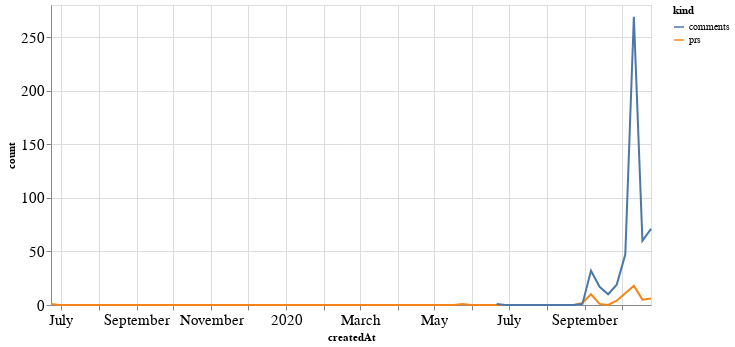

This figure's notebook cell:
### Code cell
alt.Chart(total_time, width=600).mark_line().encode(
    x='createdAt',
    y='count',
    color='kind'
)

### Figure 1 — Vega-Lite specification as saved in the notebook (floating-point values rounded to 4 significant figures; data arrays with more than 128 entries replaced by an {"elided": "..."} marker saying what was removed)
{"config": {"axisLeft": {"labelFontSize": 15}, "axisBottom": {"labelFontSize": 15}}, "data": {"name": "data-f715bf71cdc93f638f4f5a10581cbd8f"}, "mark": "line", "encoding": {"color": {"type": "nominal", "field": "kind"}, "x": {"type": "temporal", "field": "createdAt"}, "y": {"type": "quantitative", "field": "count"}}, "width": 600, "$schema": "https://vega.github.io/schema/vega-lite/v4.8.1.json", "datasets": {"data-f715bf71cdc93f638f4f5a10581cbd8f": {"elided": "142 records"}}}
